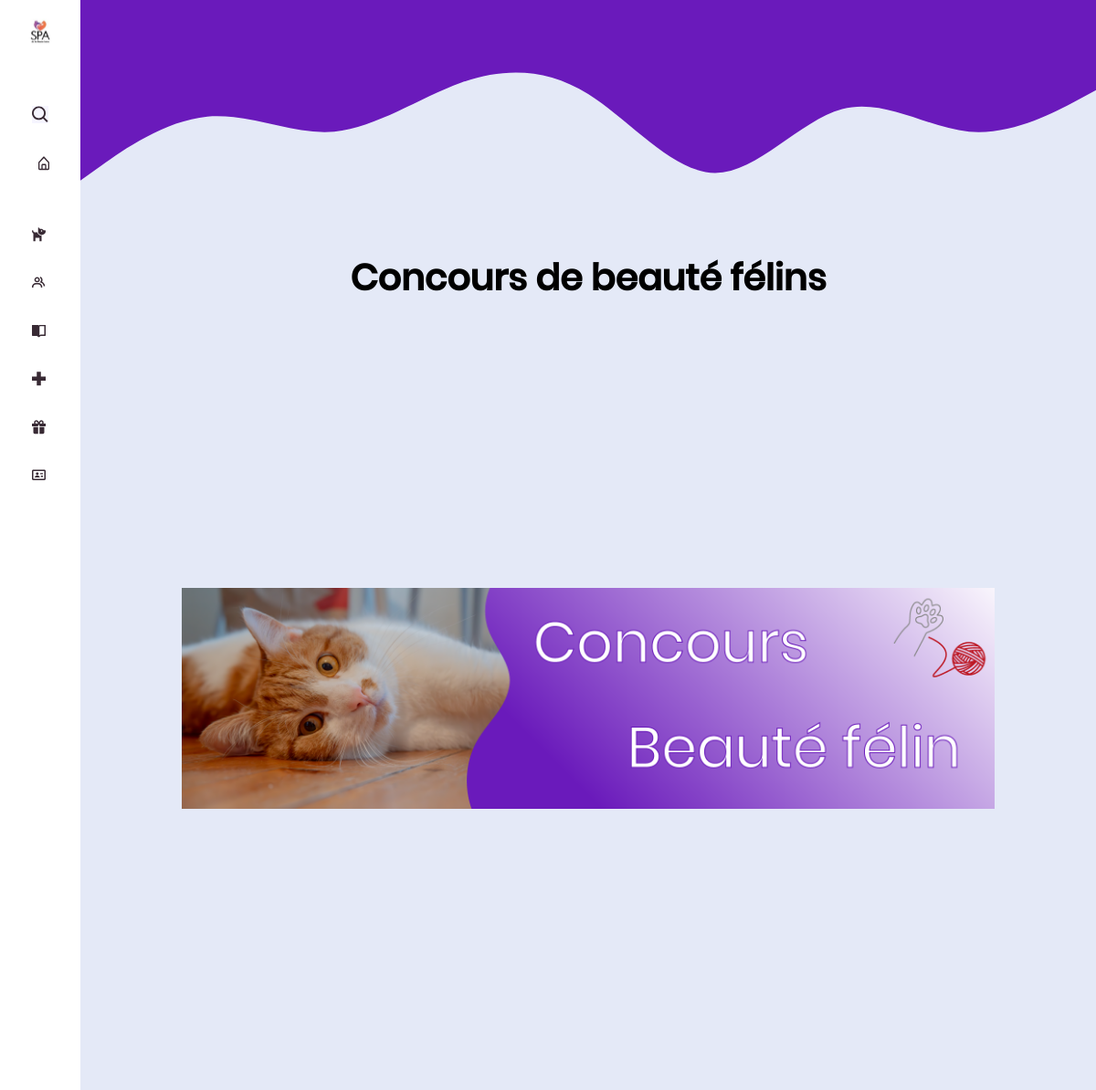
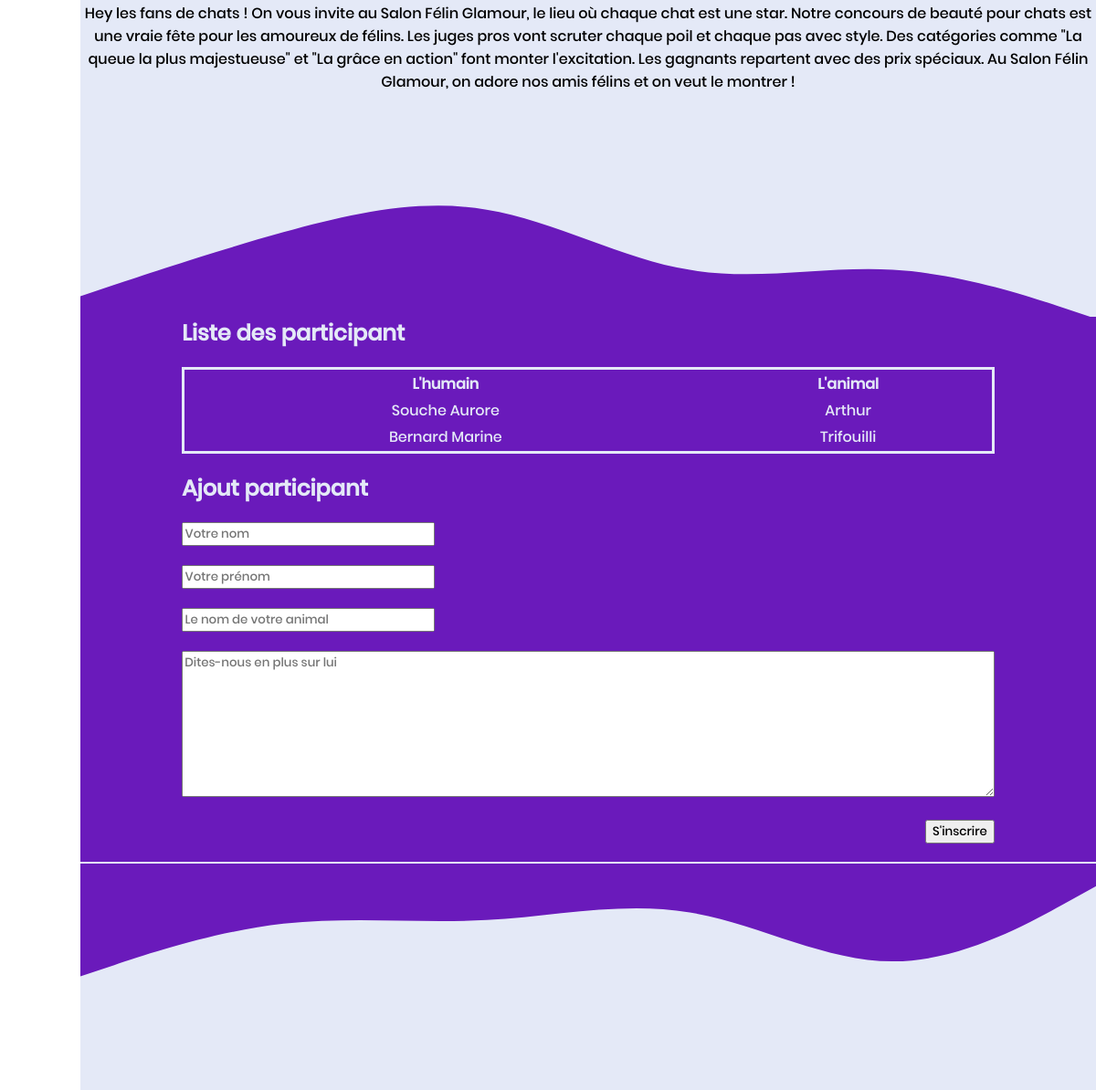
The app's page /pages/activite.php?id=1 with its own data (2 pictures, top to bottom).
### tables this page shows
CREATE TABLE `activite` (
  `Id_activite` int(11) NOT NULL,
  `nom` text NOT NULL,
  `description` text NOT NULL,
  `minidesc` text NOT NULL,
  `img` text NOT NULL,
  `date` date NOT NULL,
  `horaire_deb` time NOT NULL,
  `horaire_fin` time NOT NULL
);

### pages/activite.php (the view, shortened to what this page needs)
<?php
include("../POO/Activite.php");;
$id = $_GET["id"];
$page = new Activite($id);
?>
<html>
<head>
  <link rel="stylesheet" href="../style/styles.css">
</head>
<body>
<div class="sidenav">
    <img class="imglogo"src="../images/logo spa.svg"></br>
    <img style="background-color: #F6F5FF;" src="../images/1.svg"></br>
    <a href="../index.php"><img src="../images/2.svg"></a></br>
    <img src="../images/3.svg"></br>
    <img src="../images/4.svg"></br>
    <img src="../images/5.svg"></br>
    <img src="../images/6.svg"></br>
    <img src="../images/7.svg"></br>
    <img src="../images/8.svg"></br>
  </div>
  <h1>
    <?php echo $page->nom ?>
  </h1>
  <div>
    <img src="../images/<?php echo $page->img ?>" class="baniere"/>
  </div>
  <div> <?php echo $page->description ?> </div>
  <div class="violet">
    <h2> Liste des participant </h2>
    <table class="listetable">
      <thead>
        <tr>
          <th>L'humain</th>
          <th>L'animal</th>
        </tr>
      </thead>
      <tbody>
      </tbody>
    </table>
    <h2> Ajout participant </h2>
    <form action="ajouterparticipant.php" method="POST">
      <div id="formleft">
        <input id="formleft" type="text" name="nom" placeholder="Votre nom" required="required" /><br />
        <input id="formleft" type="text" name="prenom" placeholder="Votre prénom" required="required" /><br />
        <input id="formleft" type="text" name="nom_animal" placeholder="Le nom de votre animal" required="required" /><br />
      </div>
      <textarea type="texte" name="description" placeholder="Dites-nous en plus sur lui" style="width:80% ; height: 20%;" required="required"></textarea><br />
      <br />
      <div id="envoyer">
        <input type="submit" value="S'inscrire" />
      </div>
    </form>
  </div>
</body>
</html>

### style/styles.css (style rules this page uses)
body { margin: 0; margin-left: 88px; text-align: center; background-color: #E4E9F7; font-family: "poppins"; }
.sidenav { height: 100%; width: 88px; position: fixed; z-index: 1; top: 0; left: 0; background-color: #ffffff; overflow-x: hidden; padding-top: 20px; }
.sidenav a { padding: 6px 8px 6px 16px; text-decoration: none; font-size: 25px; color: #382A34; display: block; }
.violet { background-color: #6a1abb; }
* { box-sizing: border-box; }
.listetable { color: #E4E9F7; margin-left: auto; margin-right: auto; width: 80%; border: solid; }
table { background-color: #6a1abb; color: #E4E9F7; margin-left: auto; margin-right: auto; width: 80%; border: solid; }
img { width: 20%; margin:20%; }
.imglogo { width:45%; margin-top:-6%; margin-bottom: 48%; }
h1 { font-size:3.3vw; }
h2 { margin-left:10%; text-align: left; color:#E4E9F7; }
input { margin-bottom:2%; font-family: "poppins"; }
::placeholder { font-family: "poppins"; }
#formleft { margin-left:5.1%; text-align:left; }
#envoyer { margin-right:10%; text-align:end; }
tbody { text-align:center; }
.baniere { display: flex; align-items: center; justify-content: center; height: 100vh; margin: 10%; width: 80%; height: 80%; object-fit: contain; max-width: 100%; }

### records on screen
activite: nom "Concours de beauté félins", img (picture), description "Hey les fans de chats ! On vous invite au Salon Félin Glamour, le lieu où chaque chat est une star. Notre concours de beauté pour chats est une vraie fête pour les amoureux de félins. Les juges pros vont scruter chaque poil et chaque pas avec style. Des catégories comme \"La queue la plus majestueuse\" et \"La grâce en action\" font monter l'excitation. Les gagnants repartent avec des prix spéciaux. Au Salon Félin Glamour, on adore nos amis félins et on veut le montrer !"

### other values on screen
$participantData['nom_prenom'] "Souche Aurore"
$participantData['nom_animal'] "Arthur"
$participantData['nom_prenom'] "Bernard Marine"
$participantData['nom_animal'] "Trifouilli"
